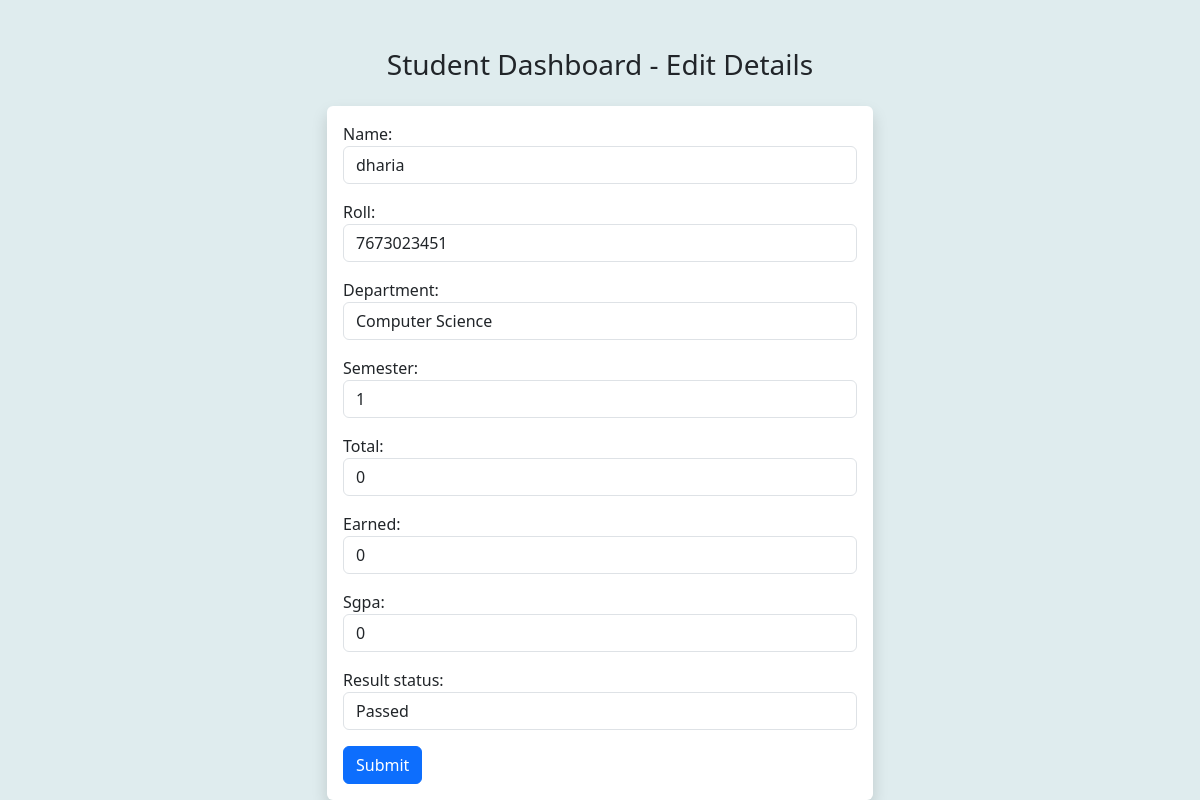
The app's page /edit-student/6/ with its own data.
### core/models.py (models this page shows)
class Student(models.Model):
    name=models.CharField(max_length=50)
    roll=models.IntegerField()
    department=models.CharField(max_length=50, default='Computer Science')
    semester=models.IntegerField(default='1')
    total=models.IntegerField(default='0')
    earned=models.IntegerField(default='0')
    sgpa=models.FloatField(default='0')
    result_status=models.CharField(max_length=10)

### core/views.py (the view, shortened to what this page needs)
# urls.py: path('edit-student/<int:id>/',Edit_Student.as_view(),name='edit-student')
class Edit_Student(View):
    def get(self,request,id):
        stu = Student.objects.get(id=id)
        fm = AddStudentForm(instance=stu)
        return render(request,'core/edit-student.html',{'form':fm})

### core/forms.py
class AddStudentForm(forms.ModelForm):
    class Meta:
        model = Student
        fields = ("name", "roll", "department", "semester","total", "earned", "sgpa", "result_status")
        widgets={
            'name':forms.TextInput(attrs={'class':'form-control'}),
            'roll':forms.NumberInput(attrs={'class':'form-control'}),
            'department':forms.TextInput(attrs={'class':'form-control'}),
            'semester':forms.NumberInput(attrs={'class':'form-control'}),
            'total':forms.NumberInput(attrs={'class':'form-control'}),
            'earned':forms.NumberInput(attrs={'class':'form-control'}),
            'sgpa':forms.NumberInput(attrs={'class':'form-control'}),
            'result_status':forms.TextInput(attrs={'class':'form-control'})
        }

### core/templates/core/edit-student.html (shortened to what this page needs)
{% extends 'core/base.html' %}
{% block main_content %}
<section class="container">
    <div class="row justify-content-around text-center mt-5">
      <div class="col-sm-12">
        <h3>Student Dashboard - Edit Details</h3>
      </div>
    </div>
    <div class="row justify-content-around mt-3">
      <div class="col-sm-6">
        <form action="" method="POST" class="bg-white p-3 rounded shadow">
              {{form.as_p}}
              <input type="submit" value="Submit" class="btn btn-primary">
        </form>
      </div>
    </div>
</section>
{% endblock main_content %}

### core/static/css/base.css (style rules this page uses)
body { background-color: rgb(223, 236, 238); }

### records on screen
Student: name "dharia", roll "7673023451", department "Computer Science", semester "1", total "0", earned "0", sgpa "0", result_status "Passed"
